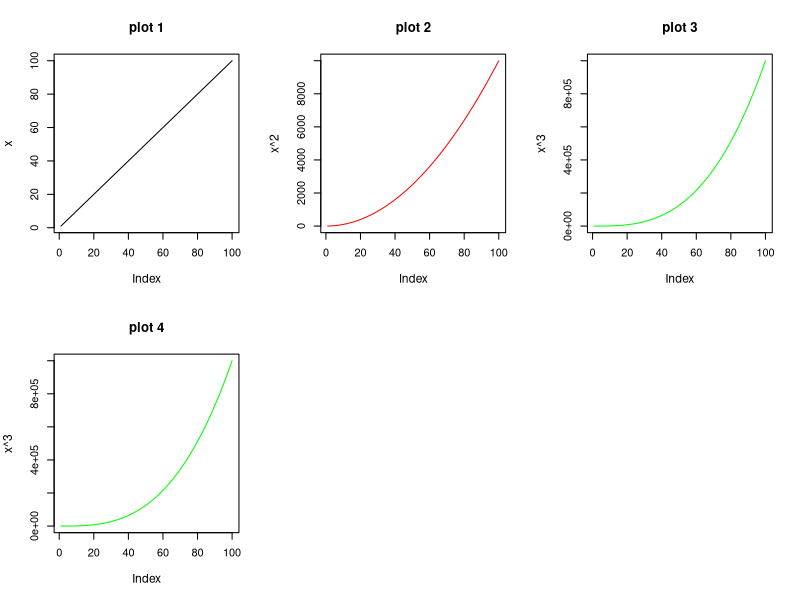

Reproduce this figure in R.
par( mfrow = c( 2, 3 ) )
# Notes for printout.

x <- c(1:100)
plot(x, type="l",main = "plot 1", cex.lab = 1.1)

plot(x^2, type="l", col="red", main = "plot 2", cex.lab = 1.1)

plot(x^3, type="l", col="green", main = "plot 3", cex.lab = 1.1)

plot(x^3, type="l", col="green", main = "plot 4", cex.lab = 1.1)